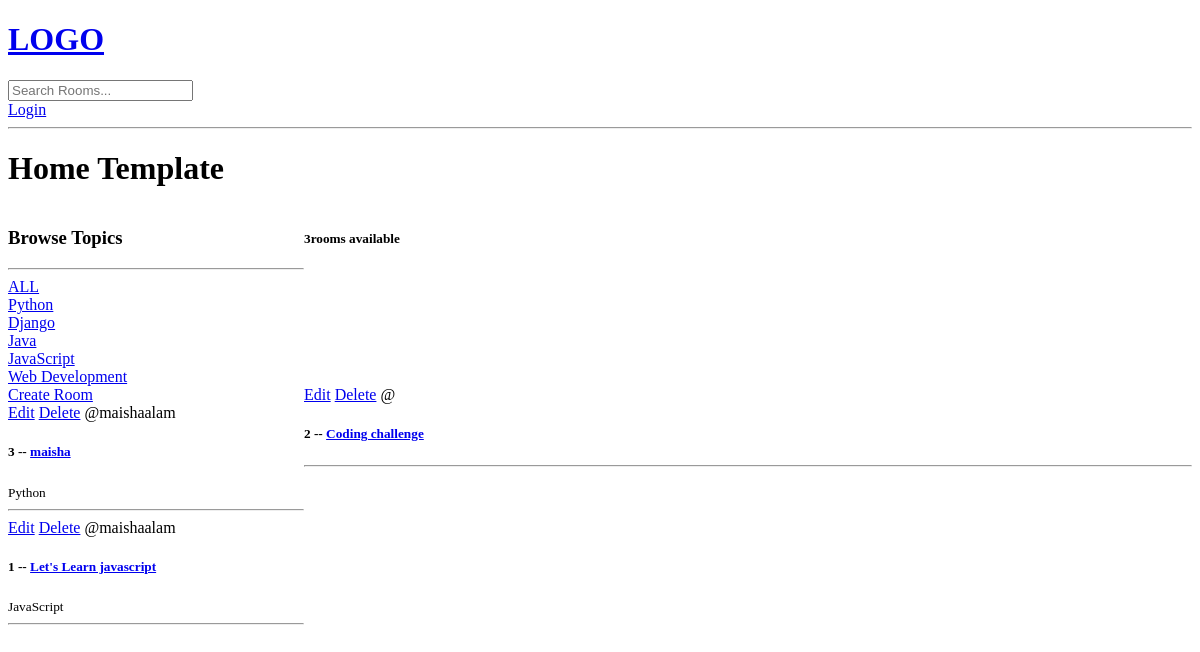
The app's page /, older data.
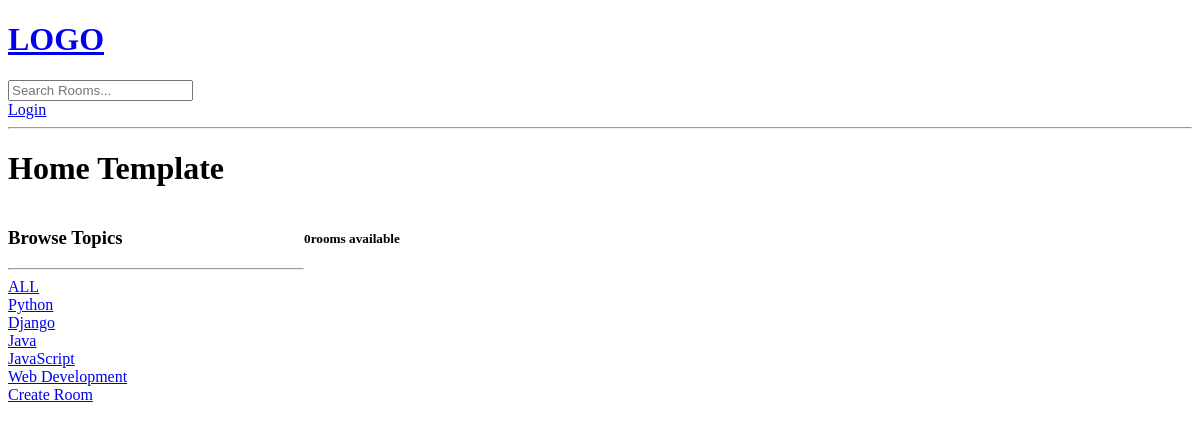
The same page, newer data.
### base/models.py (models this page shows, shortened)
class Topic(models.Model):
    name= models.TextField(max_length=200)

class Room(models.Model):
    host= models.ForeignKey(User, on_delete=models.SET_NULL, null=True)
    topic= models.ForeignKey(Topic, on_delete=models.SET_NULL, null=True)
    name= models.TextField(max_length=200)
    description=models.TextField(null=True, blank= True)
    updated=models.DateTimeField(auto_now=True)
    created=models.DateTimeField(auto_now_add=True)
    class Meta:
         ordering=['-updated', '-created']

### base/views.py (the view)
# urls.py: path('', views.home, name="home"),
def home(request):
    q= request.GET.get('q') if request.GET.get('q') != None else ''
    rooms= Room.objects.filter(
        Q(topic__name__icontains=q) |
        Q(name__icontains=q) |
        Q(description__icontains=q)
        )
    topics = Topic.objects.all()
    room_count =rooms.count()
    context={'rooms': rooms, 'topics': topics, 'room_count':room_count}
    return render(request,'base/home.html', context)

### base/templates/base/home.html (shortened to what this page needs)
{% extends 'main.html' %}
{% block content %}
<h1>Home Template</h1>
<div class="home-container">
    <div>
        <h3>Browse Topics</h3>
        <hr>
        <div>
            <a href="{% url 'home' %}">ALL</a>
        </div>
        {% for topic in topics %}
        <div>
            <a href="{% url 'home' %}?q={{topic.name}}">{{topic.name}}</a>
        </div>
        {% endfor %}
    </div>
    <h5>{{room_count}}rooms available</h5>
    <div><a href="{% url 'create-room' %}">Create Room</a>
        <div>
            {% for room in rooms %}
               <div>
                <a href="{% url 'update-room' room.id %}">Edit</a>
                <a href="{% url 'delete-room' room.id %}">Delete</a>
                <span>@{{room.host.username}}</span>
                <h5>{{room.id}} -- <a href="{% url 'room' room.id%}">{{room.name}}</a></h5>
                <small>{{room.topic.name}}</small>
                <hr>
               </div></div>
    {% endfor %}
</div>
</div>
{% endblock content %}

### templates/main.html (shortened to what this page needs)
<!DOCTYPE html>
<html lang="en">
<head>
</head>
<body>
{% include 'navbar.html' %}
{% block content%}
{% endblock %}
</body>
</html>

### templates/navbar.html
<a href="/">
    <h1>LOGO</h1>
</a>
 <form method="GET" action="{% url 'home' %}">
    <input type="text" name="q" placeholder="Search Rooms..." />
 </form>
 <a href="{% url 'login' %}">Login</a>
<hr>

### base/templates/base/home.html (style rules this page uses)
.home-container { display:grid; grid-template-columns: 1fr 3fr; }

Row changes from the older to the newer data that the page shows:
removed Room: host.username "maishaalam", id "3", name "maisha", topic.name "Python"
removed Room: host.username "maishaalam", id "1", name "Let's Learn javascript", topic.name "JavaScript"
removed Room: id "2", name "Coding challenge"
Text that changed along with them:
{{ room_count }}: "3" → "0"
